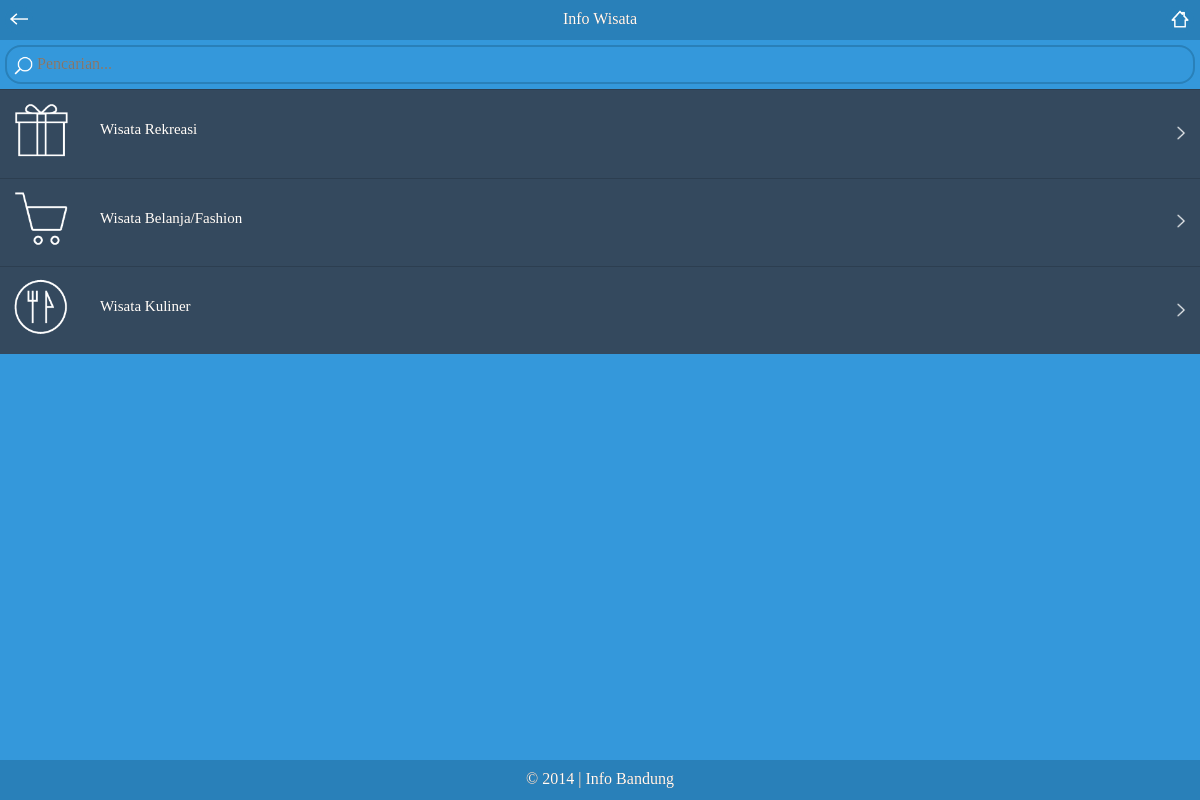
The app's page /jenis.php?id_kategori=1 with its own data.
### tables this page shows
CREATE TABLE IF NOT EXISTS `t_kategori` (
  `id_kategori` int(20) NOT NULL AUTO_INCREMENT,
  `kategori` varchar(50) NOT NULL,
  `gambar` varchar(100) NOT NULL,
  PRIMARY KEY (`id_kategori`)
);

CREATE TABLE IF NOT EXISTS `t_jenis` (
  `id_jenis` int(20) NOT NULL AUTO_INCREMENT,
  `id_kategori` int(20) NOT NULL,
  `jenis` varchar(50) NOT NULL,
  `gambar` varchar(250) NOT NULL,
  PRIMARY KEY (`id_jenis`)
);

### jenis.php (the view, shortened to what this page needs)
<!DOCTYPE HTML>
<html>
	<head>
		<?php
			$id_kategori = $_GET['id_kategori'];
			$query = "SELECT * FROM t_kategori WHERE id_kategori = '$id_kategori' ";
			$proses = mysql_query($query);
			$r = mysql_fetch_array($proses);
		?>
		<link rel="stylesheet" href="css/jquery.mobile-1.3.1.css" />
		<link rel="stylesheet" href="css/jquery.mobile.theme.css" />
		<link rel="stylesheet" href="css/jquery.mobile.structure-1.3.1.min.css" />
		<link rel="stylesheet" href="css/style.css" />
	</head>
<body>
	<div data-role="page" data-theme="a">
		<div data-role="header" data-position="fixed">
			<a href="kategori.php" data-icon="back" data-iconpos="notext" >Kembali</a>
			<a href="home.php" data-ajax="false" data-icon="home" data-iconpos="notext">Rumah</a>
				<h1><?php echo $r['kategori']; ?></h1>
		</div>
	<div data-role="content" data-theme="a">
		<ul data-icon="arrow-r" data-role="listview" data-filter="true" data-filter-placeholder="Pencarian..." data-inset="false">
			<?php
				$id_kategori = $_GET['id_kategori'];
				$query = "SELECT * FROM t_jenis WHERE id_kategori= '$id_kategori' ORDER BY id_jenis asc";
				$proses = mysql_query($query);
				while($data=mysql_fetch_array($proses)){
			?>
			<li>
				<a href="contoh.php?id_jenis=<?php echo $data['id_jenis'] ?>">
				<?php echo "<img src='gambar/info_bandung/gambar_jenis/$data[gambar]' height='96%'>" ?>
				<p class="batas"><?php echo $data['jenis'] ?></p>
				</a>
			</li>
			<?php } ?>
		</ul>
	</div>
	<div data-role="footer" data-position="fixed">
		<h1>&copy 2014 | Info Bandung</h1>
	</div>
	</div>
</body>
</html>

### css/style.css (style rules this page uses)
p.batas { margin-top : 20px; padding-top : 0px; font-size : 15px; }
.ui-header .ui-btn { background:none; border: none; }
.ui-header .ui-btn-right, .ui-footer .ui-btn-right { right: 10px; }
.ui-btn-icon-notext ,.ui-icon-delete { border: none; }
h1 { font-size: 1.3em; margin: 0 0 -10px; padding-bottom: 5px; }
.ui-header .ui-title, .ui-footer .ui-title { display: block; font-size: 16px; margin-bottom: 10px; margin-left: 0; margin-right: 0; margin-top: 10px; min-height: 1.2em; outline-color: -moz-use-text-color !important; outline-style: none !important; outline-width: 0 !important; overflow-x: hidden; overflow-y: hidden; padding-bottom: 1px; padding-left: 0; padding-right: 0; padding-top: 0; text-align: center; text-overflow: ellipsis; white-space: nowrap; }
.ui-li-has-thumb .ui-btn-inner a.ui-link-inherit, .ui-li-static.ui-li-has-thumb { min-height: 65px; padding-left: 100px; }

### records on screen
t_kategori: kategori "Info Wisata"
t_jenis: gambar (picture), jenis "Wisata Rekreasi"
t_jenis: gambar (picture), jenis "Wisata Belanja/Fashion"
t_jenis: gambar (picture), jenis "Wisata Kuliner"
